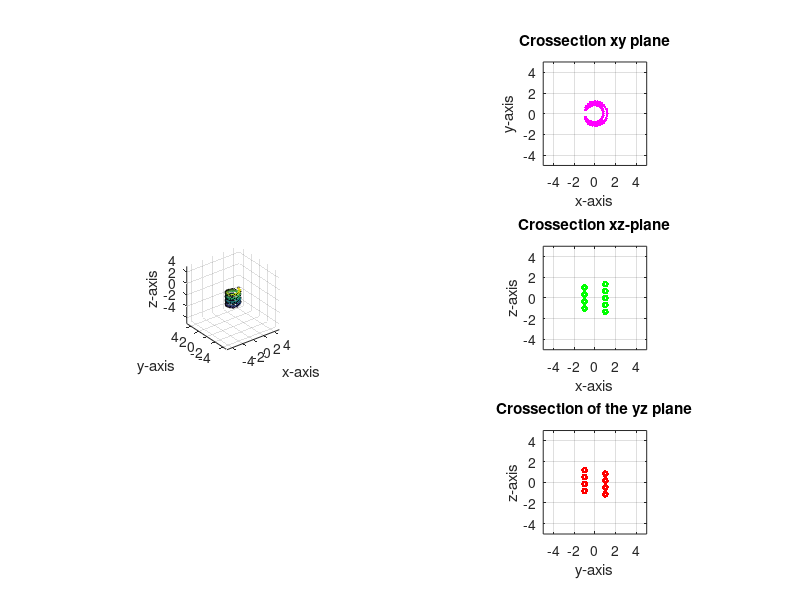

The MATLAB script that drew this image:
function Complete()
%% TODO
% * Make it work, save "workspace", inputs, general formula for 2D-curves:
% derivatives.
%%
% Insert the shape at line 65

alpha=-4*pi:2*pi/32:4*pi;
beta=0:2*pi/32:2*pi;
tune =2*pi/64;
r=3;
d=2;
[alpha,beta] = meshgrid(alpha,beta);

t= -3:0.1:3;
s= -3:0.1:3;
[t s] = meshgrid(t,s);
v =alpha;
u = beta;
x	=	beta;	
y	=	beta;	
z	=	alpha;
S=x;
S(:,:,2)=y;
S(:,:,3)=z;
%% Pre determinet things
% PseSphere
x	=	sech(u).*cos(v);	
y	=	sech(u).*sin(v);	
z	=	u-tanh(u);
PseSphere=insert(x,y,z);

% Sphere TODO r' ska bli normerad
r=1/6;

x	=	(2+sin(6*alpha)/2).*cos(alpha)+(3*cos(6*alpha).*sin(alpha)+(2+sin(6*alpha)/2).*cos(alpha))*r.*cos(beta);	
y	=	(2+sin(6*alpha)/2).*sin(alpha)+(3*cos(6*alpha).*cos(alpha)-	(2+sin(6*alpha)/2).*sin(alpha))*r.*cos(beta);
z	=	r*sin(beta);
Sphere=insert(x,y,z);

% Torus
r=1;
x= (d+r*cos(beta)).*cos(alpha);
y= (d+r*cos(beta)).*sin(alpha);
z = r*sin(beta);
Torus=insert(x,y,z);

% Helix
r=0.2;
k=1/(3*pi);
x= cos(alpha)+r*cos(alpha).*cos(beta)+r*k/sqrt(1+k^2)*sin(alpha).*sin(beta);
y= sin(alpha)+r*sin(alpha).*cos(beta)-r*k/sqrt(1+k^2)*cos(alpha).*sin(beta);
z= k*alpha+r*1/sqrt(1+k^2)*sin(beta);
Helix=insert(x,y,z);

a= 0:pi/32:pi-pi/3;
b= pi/2:2/64:pi;
[a b] = meshgrid(a,b);
d=2;
x= d*(1-2*cos(b).^2).*cos(a);
y= d*(1-2*cos(b).^2).*sin(a);
z= -2*d*cos(b).*sin(b);
Sphere2=insert(x,y,z);

%% Insert the shape here
S=Helix;
% Option
% Sphere
% PseSphere
% Torus
% Helix
% Sphere2

%Sett ing x, y, z to match S
x=S(:,:,1);
y=S(:,:,2);
z=S(:,:,3);

subplot(3,2,3);
surf(S(:,:,1),S(:,:,2),S(:,:,3));
axis([-5 5 -5 5 -5 5], 'square');
xlabel('x-axis');
ylabel('y-axis');
zlabel('z-axis');
grid on

%% Crossection of the xy-plane
z_sect=0;
index= z_sect - tune < z & z < z_sect + tune;
x_2D = x(index);
y_2D = y(index);

subplot(3,2,2);
plot(x_2D,y_2D, 'm.');
title('Crossection xy plane')
axis([-5 5 -5 5], 'square');
xlabel('x-axis');
ylabel('y-axis');
grid on

%% Crossection of the xz-plane

y_sect = 0;
index= y_sect - tune < y & y < y_sect + tune;
x_2D = x(index);
z_2D = z(index);

subplot(3,2,4);
plot(x_2D,z_2D, 'g.');
axis([-5 5 -5 5], 'square');
title('Crossection xz-plane');
xlabel('x-axis');
ylabel('z-axis');
grid on

%% Crosssection of the plane x=x_intersection

x_sect = 0;
index= x_sect - tune < x & x < x_sect + tune;
y_2D = y(index);
z_2D = z(index);

subplot(3,2,6);
plot(y_2D,z_2D, 'r.');
axis([-5 5 -5 5], 'square');
title('Crossection of the yz plane');
xlabel('y-axis');
ylabel('z-axis');
grid on


hold off
end

function T=insert(x,y,z)
T=x;
T(:,:,2)=y;
T(:,:,3)=z;
end